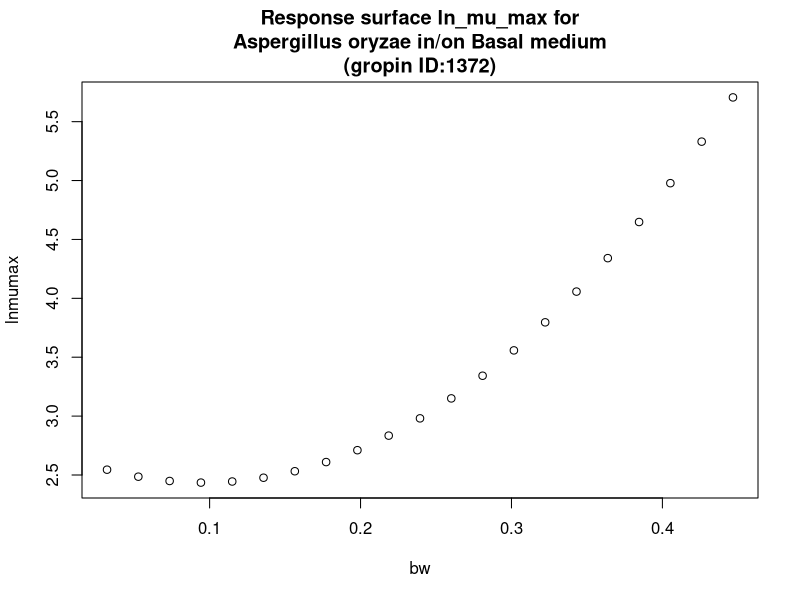

R code for this plot:
#############################
# start of Parameter script
#############################
bw <- seq(0.032032,0.446753246753247,length.out=21)
#############################
# end of Parameter script
#############################
############################# 
# start of Model script Gropin ID 1372 
#############################
 
# constant coefficients for this model
 
variables <- data.frame(bw)
argumentsPar <- unique.data.frame(expand.grid(variables))
 
# heart of the model
response_surface <- function(bw) {
   mumax <-(2.682-5.124*bw+26.62*bw^2)

	return(mumax=mumax)
} 

# output parameters
responseSurface <- cbind(argumentsPar,response_surface(argumentsPar['bw']))
colnames(responseSurface) <- c(colnames(argumentsPar),'lnmumax')
#############################
# End of Model script
#############################
############################# 
# start of Visualisation script Gropin ID 1372 
#############################
titleText <-'Response surface ln_mu_max for
Aspergillus oryzae in/on Basal medium
(gropin ID:1372)'
plot(bw,responseSurface$'lnmumax',xlab='bw',
                          ylab='lnmumax',main=titleText)
#############################
# End of Visualisation script
#############################
